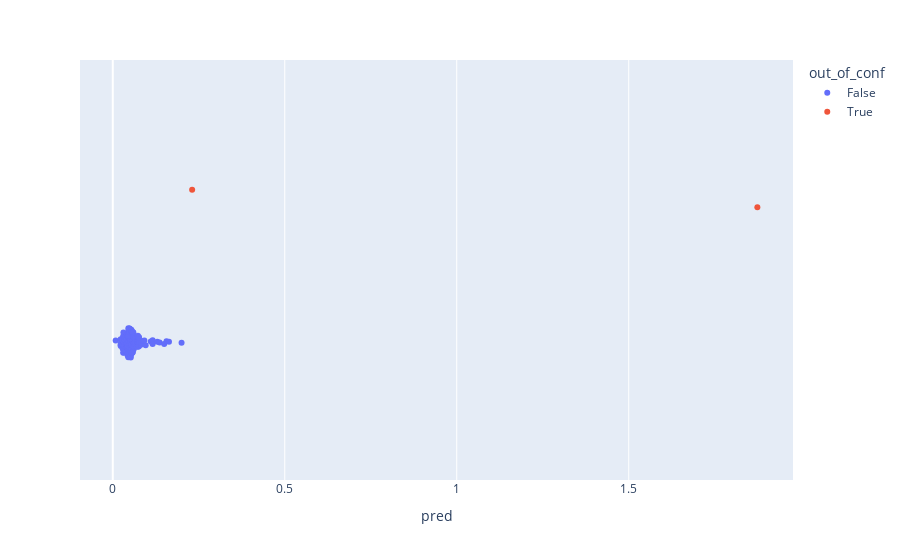

Notebook source saved alongside this figure:
### Code cell
std = motion_pred['pred'].std()
conf_inf = motion_pred['pred'].mean()-1*std
conf_sup = motion_pred['pred'].mean()+1*std
conf_inf, conf_sup          
motion_pred['out_of_conf'] = motion_pred["pred"]>= conf_sup
px.strip(motion_pred, color="out_of_conf", x='pred', hover_name="identifier", hover_data=["score","comment"])

### Figure 1 — Plotly figure (JSON) as saved in the notebook; plotly's stock layout.template omitted (floating-point values rounded to 4 significant figures; data arrays with more than 128 entries replaced by an {"elided": "..."} marker saying what was removed)
{"data": [{"alignmentgroup": "True", "boxpoints": "all", "customdata": {"elided": "152x2 mixed values"}, "fillcolor": "rgba(255,255,255,0)", "hoveron": "points", "hovertemplate": "<b>%{hovertext}</b><br><br>out_of_conf=False<br>pred=%{x}<br>score=%{customdata[0]}<br>comment=%{customdata[1]}<extra></extra>", "hovertext": {"elided": "152 str values"}, "legendgroup": "False", "line": {"color": "rgba(255,255,255,0)"}, "marker": {"color": "#636efa"}, "name": "False", "offsetgroup": "False", "orientation": "h", "pointpos": 0, "showlegend": true, "type": "box", "x": {"elided": "152 float values"}, "x0": " ", "xaxis": "x", "y0": " ", "yaxis": "y"}, {"alignmentgroup": "True", "boxpoints": "all", "customdata": [[4, "very minor ringing "], [2, "significant ringing"]], "fillcolor": "rgba(255,255,255,0)", "hoveron": "points", "hovertemplate": "<b>%{hovertext}</b><br><br>out_of_conf=True<br>pred=%{x}<br>score=%{customdata[0]}<br>comment=%{customdata[1]}<extra></extra>", "hovertext": ["IR05485_202302151", "SF10545_202302121"], "legendgroup": "True", "line": {"color": "rgba(255,255,255,0)"}, "marker": {"color": "#EF553B"}, "name": "True", "offsetgroup": "True", "orientation": "h", "pointpos": 0, "showlegend": true, "type": "box", "x": [0.2308, 1.874], "x0": " ", "xaxis": "x", "y0": " ", "yaxis": "y"}], "layout": {"boxmode": "group", "legend": {"title": {"text": "out_of_conf"}, "tracegroupgap": 0}, "margin": {"t": 60}, "xaxis": {"anchor": "y", "domain": [0, 1], "title": {"text": "pred"}}, "yaxis": {"anchor": "x", "domain": [0, 1]}}}
